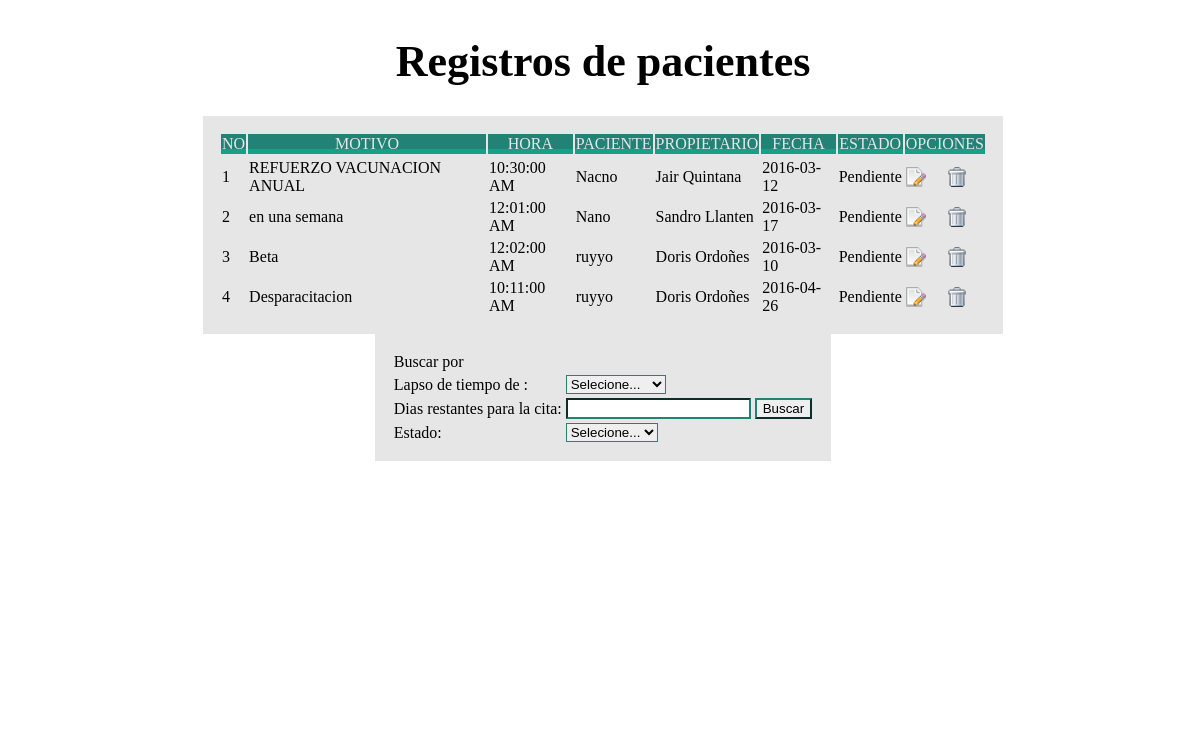
The app's page /Proyecto/veterinaria/cons_acti.php with its own data.
### tables this page shows
CREATE TABLE `agenda` (
  `id_agenda` int(50) NOT NULL,
  `fecha_fin` date NOT NULL,
  `hora` time NOT NULL,
  `id_mascota` int(50) NOT NULL,
  `motivo` varchar(50) NOT NULL,
  `fecha_registro` date NOT NULL,
  `estado_agenda` int(5) NOT NULL
);

CREATE TABLE `mascota` (
  `id_mascota` int(50) NOT NULL,
  `nombre` varchar(20) NOT NULL,
  `fecha_nacimiento` date NOT NULL,
  `color` varchar(20) NOT NULL,
  `peso_kg` int(20) NOT NULL,
  `raza` varchar(20) NOT NULL,
  `id_genero` int(5) NOT NULL,
  `id_especie` int(5) NOT NULL,
  `id_estado` int(5) NOT NULL,
  `id_propietario` int(5) NOT NULL,
  `fecha_actu` date NOT NULL
);

CREATE TABLE `propietario` (
  `id_propietario` int(5) NOT NULL,
  `p_nombre` varchar(20) NOT NULL,
  `s_nombre` varchar(20) NOT NULL,
  `p_apellido` varchar(20) NOT NULL,
  `s_apellido` varchar(20) NOT NULL,
  `id_tipo_docu` int(5) NOT NULL,
  `numero_tipo` int(10) NOT NULL,
  `clave` varchar(50) NOT NULL,
  `celular` varchar(14) NOT NULL,
  `direccion` varchar(40) NOT NULL,
  `email` varchar(50) NOT NULL,
  `id_roll` int(5) NOT NULL,
  `id_est_propi` int(5) NOT NULL,
  `online` int(2) NOT NULL,
  `codigo` int(5) NOT NULL
);

CREATE TABLE `estado_agenda` (
  `estado_agenda` int(5) NOT NULL,
  `estado` varchar(10) NOT NULL
);

### Proyecto/veterinaria/cons_acti.php (the view, shortened to what this page needs)
<?php
$mensaje="Registros de pacientes";
$link= Conectarse();
$cons="SELECT agenda.motivo,Time_Format(agenda.hora,'%r'),mascota.nombre,propietario.p_nombre,.propietario.p_apellido,agenda.fecha_fin,estado_agenda.estado,agenda.id_agenda from agenda,mascota,propietario,estado_agenda WHERE agenda.estado_agenda=estado_agenda.estado_agenda AND agenda.id_mascota=mascota.id_mascota AND mascota.id_propietario=propietario.id_propietario";
$conf= mysql_query($cons,$link);$cant=1;
?>
<html>
<head>
</head>
<body>
<center>
<div id="box">
<main id="center">
  <h1><?php echo "".$mensaje;?></h1>
  <table class="pure-table pure-table-horizontal" border="0">
    <thead>
      <tr>
        <th>No</th>
        <th>Motivo</th>
        <th>Hora</th>
        <th>Paciente</th>
        <th>Propietario</th>
        <th>Fecha</th>
        <th>Estado</th>
        <th colspan="3">Opciones</th>
      </tr>
    </thead>
    <tbody>
      <tr>
	  <?php
	 while($fila=mysql_fetch_row($conf)){
	echo "<tr>";
	echo "<td>";
	echo "<p class='compañia' value='".$fila['0']."' name='numero_especie'>".$cant++."</p>";
	echo "</td>";
	echo "<td>";
	echo "<p class='compañia' value='".$fila['1']."' name='nombre_especie'>".$fila['0']."</p>";
	echo "</td>";
	echo "<td>";
	echo "<p class='compañia' value='".$fila['1']."' name='fecha'>".$fila['1']."</p>";
	echo "</td>";
	echo "<td>";
	echo "<p class='compañia' value='".$fila['1']."' name='color'>".$fila['2']."</p>";
	echo "</td>";
	echo "<td>";
	echo "<p class='compañia' value='".$fila['1']."' name='peso'>".$fila['3'].' '.$fila['4']."</p>";
	echo "</td>";
	echo "<td>";
	echo "<p class='compañia' value='".$fila['1']."' name='peso'>".$fila['5']."</p>";
	echo "</td>";
	echo "<td>";
	echo "<p class='compañia' value='".$fila['1']."' name='peso'>".$fila['6']."</p>";
	echo "</td>";
	echo "<td>";
	echo "<a href='actualizar/act_activi.php?id_reg=$fila[7]' target='proceso' onclick='return editar();'><img src='img/edit.png' width='20' height='20' /></a>";
	echo "</td>";
	echo "<td>";
	echo "<a href='del/del_acti.php?id_reg=$fila[7]' target='proceso' onclick='return confirmar();'><img src='img/del.gif' width='20' height='20' /></a>";
	echo "</td>";
	echo "</tr>";
   }
?>
    </tbody>
  </table>
  <form action=""  target="proceso" method="POST" name="tiempo">
  <table><tr><td>Buscar por</td></tr>
  <tr><td>Lapso de tiempo de :</td><td> <select name="tiempo" onchange="document.tiempo.submit();">
  <option value="null">Selecione...</option>
  </select>
  </td></tr>
  <tr><td>Dias restantes para la cita: </td><td><input type="number" name="dias"> <input type="Submit" class="submit" name="buscar2" value="Buscar"></td></tr></form>
  <form action=""  target="proceso" method="POST" name="est">
  <tr><td>Estado: </td><td>
  <select name="est" onchange="document.est.submit();">
  <option value="null">Selecione...</option>
  </select><input type="submit" value="" name="buscar3" style="display:none"></td></tr>
  </form>
</main>
</div>
</center>
</body>
</html>

### Proyecto/veterinaria/cons_acti.php (style rules this page uses)
*, *:before, *:after { -moz-box-sizing: border-box; -webkit-box-sizing: border-box; box-sizing: border-box; }
html, body { margin: 0; padding: 0; width: 100%; height: 100%; }
body { padding: 5em 1em; background-repeat: no-repeat; background-size: cover; background-position: center; }
h1 { text-align: center; font-size: 275%; font-family: '; font-weight: 300; margin-top: -1em; text-shadow: 0 2px 1px white; }
#box { margin: auto; width: 50em; height: 100%; white-space: nowrap; }
#center { vertical-align: middle; display: inline-block; white-space: normal; }
#box:after { content: ""; vertical-align: middle; display: inline-block; margin-right: -10px; }
table { background-color: #E6E6E6; padding: 1em; }
table, table * { border-color: #238276 !important; }
table th { text-transform: uppercase; font-weight: 300; text-align: center; color: #E6E6E6; background-color: #238276; position: relative; }
table th:after { content: ""; display: block; height: 5px; right: 0; left: 0; bottom: 0; background-color: #16a085; position: absolute; }

### records on screen
agenda: motivo "REFUERZO VACUNACION ANUAL", 1 "10:30:00 AM", id_mascota.nombre "Nacno", propietario.p_nombre "Jair", propietario.p_apellido "Quintana", fecha_fin "2016-03-12", estado_agenda.estado "Pendiente"
agenda: motivo "en una semana", 1 "12:01:00 AM", id_mascota.nombre "Nano", propietario.p_nombre "Sandro", propietario.p_apellido "Llanten", fecha_fin "2016-03-17", estado_agenda.estado "Pendiente"
agenda: motivo "Beta", 1 "12:02:00 AM", id_mascota.nombre "ruyyo", propietario.p_nombre "Doris", propietario.p_apellido "Ordoñes", fecha_fin "2016-03-10", estado_agenda.estado "Pendiente"
agenda: motivo "Desparacitacion", 1 "10:11:00 AM", id_mascota.nombre "ruyyo", propietario.p_nombre "Doris", propietario.p_apellido "Ordoñes", fecha_fin "2016-04-26", estado_agenda.estado "Pendiente"

### other values on screen
$mensaje "Registros de pacientes"
